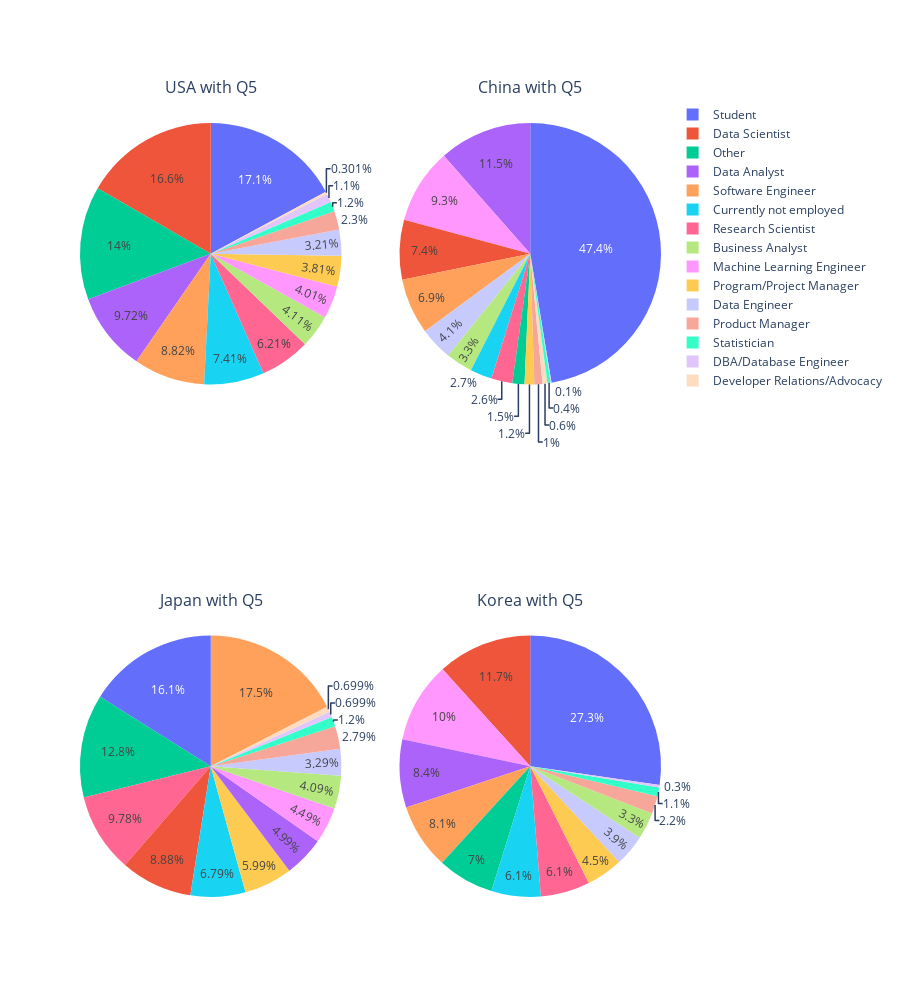

The cell this chart's notebook holds for it:
### Code cell
fig = make_subplots(rows=2, cols=2, subplot_titles=("USA with Q5", "China with Q5", "Japan with Q5", "Korea with Q5"), column_widths = [2, 2],
                    specs=[[{'type':'domain'}, {'type':'domain'}],
                          [{'type':'domain'}, {'type':'domain'}]])

fig.add_trace(go.Pie(labels = usa_df['Q5'], 
                     values = usa_df['%'], 
                     ),  row = 1, col = 1)

fig.add_trace(go.Pie(labels = china_df['Q5'], 
                     values = china_df['%'], 
                      ), row = 1, col = 2)

fig.add_trace(go.Pie(labels = japan_df['Q5'], 
                     values = japan_df['%'], 
                    ),  row = 2, col = 1)

fig.add_trace(go.Pie(labels = korea_df['Q5'], 
                     values = korea_df['%'], 
                     ), row = 2, col = 2)
fig.update_layout(height = 1000,
                  showlegend=True,
                 template = "plotly_white")

fig.show()

### Figure 1 — Plotly figure (JSON) as saved in the notebook; plotly's stock layout.template omitted (floating-point values rounded to 4 significant figures)
{"data": [{"values": [4.1, 7.4, 1.1, 9.7, 3.2, 16.6, 0.3, 4, 14, 2.3, 3.8, 6.2, 8.8, 1.2, 17.1], "domain": {"y": [0.625, 1], "x": [0, 0.45]}, "labels": ["Business Analyst", "Currently not employed", "DBA/Database Engineer", "Data Analyst", "Data Engineer", "Data Scientist", "Developer Relations/Advocacy", "Machine Learning Engineer", "Other", "Product Manager", "Program/Project Manager", "Research Scientist", "Software Engineer", "Statistician", "Student"], "type": "pie"}, {"values": [3.3, 2.7, 0.1, 11.5, 4.1, 7.4, 0.6, 9.3, 1.5, 1, 1.2, 2.6, 6.9, 0.4, 47.4], "domain": {"y": [0.625, 1], "x": [0.55, 1]}, "labels": ["Business Analyst", "Currently not employed", "DBA/Database Engineer", "Data Analyst", "Data Engineer", "Data Scientist", "Developer Relations/Advocacy", "Machine Learning Engineer", "Other", "Product Manager", "Program/Project Manager", "Research Scientist", "Software Engineer", "Statistician", "Student"], "type": "pie"}, {"values": [4.1, 6.8, 0.7, 5, 3.3, 8.9, 0.7, 4.5, 12.8, 2.8, 6, 9.8, 17.5, 1.2, 16.1], "domain": {"y": [0, 0.375], "x": [0, 0.45]}, "labels": ["Business Analyst", "Currently not employed", "DBA/Database Engineer", "Data Analyst", "Data Engineer", "Data Scientist", "Developer Relations/Advocacy", "Machine Learning Engineer", "Other", "Product Manager", "Program/Project Manager", "Research Scientist", "Software Engineer", "Statistician", "Student"], "type": "pie"}, {"values": [3.3, 6.1, 0.3, 8.4, 3.9, 11.7, 10, 7, 2.2, 4.5, 6.1, 8.1, 1.1, 27.3], "domain": {"y": [0, 0.375], "x": [0.55, 1]}, "labels": ["Business Analyst", "Currently not employed", "DBA/Database Engineer", "Data Analyst", "Data Engineer", "Data Scientist", "Machine Learning Engineer", "Other", "Product Manager", "Program/Project Manager", "Research Scientist", "Software Engineer", "Statistician", "Student"], "type": "pie"}], "layout": {"showlegend": true, "annotations": [{"yanchor": "bottom", "xref": "paper", "xanchor": "center", "yref": "paper", "text": "USA with Q5", "y": 1, "x": 0.225, "font": {"size": 16}, "showarrow": false}, {"yanchor": "bottom", "xref": "paper", "xanchor": "center", "yref": "paper", "text": "China with Q5", "y": 1, "x": 0.775, "font": {"size": 16}, "showarrow": false}, {"yanchor": "bottom", "xref": "paper", "xanchor": "center", "yref": "paper", "text": "Japan with Q5", "y": 0.375, "x": 0.225, "font": {"size": 16}, "showarrow": false}, {"yanchor": "bottom", "xref": "paper", "xanchor": "center", "yref": "paper", "text": "Korea with Q5", "y": 0.375, "x": 0.775, "font": {"size": 16}, "showarrow": false}], "height": 1000}}
